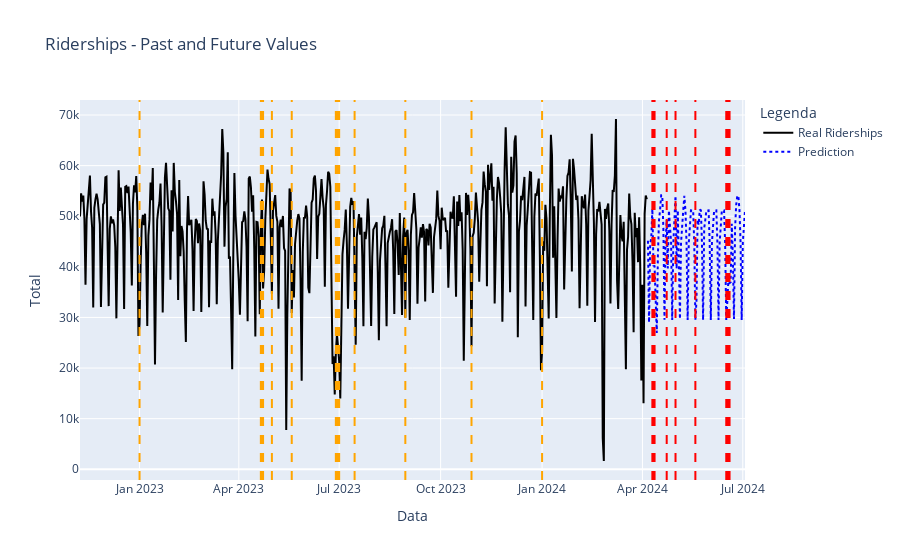

The code cell stored with this chart in its notebook:
### Markdown cell above
The best model is train-test won't necessarily become the best for the reality. Let's try the  best according to MAE. Model 4

### Code cell
fig = make_subplots(rows=1, cols=1)

# Real traffic
fig.add_trace(go.Scatter(
    x=df.index, 
    y=df['TI_Av'], 
    mode='lines', 
    name="Real Riderships", 
    line=dict(color='black'),
    hovertemplate='<b>Data:</b> %{x|%d-%m-%Y}<br><b>Ridership - Historic </b> %{y}<extra></extra>'
))

# Prediction
fig.add_trace(go.Scatter(
    x=forecast.index, 
    y=forecast,  
    mode='lines', 
    name="Prediction", 
    line=dict(color='blue', dash='dot'),
    hovertemplate='<b>Data:</b> %{x|%d-%m-%Y}<br><b>Prediction:</b> %{y}<extra></extra>'
))

# Holidays
feriados = df_forecast[df_forecast['Holiday'] == 1].index
for data in feriados:
    fig.add_vline(x=data, line_width=2, line_color='red', line_dash='dash')

feriados = df[df['Holiday'] == 1].index
for data in feriados:
    fig.add_vline(x=data, line_width=2, line_color='orange', line_dash='dash')    

# Layout
fig.update_layout(
    title="Riderships - Past and Future Values",
    xaxis_title="Data",
    yaxis_title="Total",
    legend_title="Legenda",
    hovermode='x unified',
    xaxis=dict(type='date')  # Garantir que o eixo X seja de datas
)

fig.show()

### Figure 1 — Plotly figure (JSON) as saved in the notebook; plotly's stock layout.template omitted (floating-point values rounded to 4 significant figures; data arrays with more than 128 entries replaced by an {"elided": "..."} marker saying what was removed)
{"data": [{"hovertemplate": "<b>Data:</b> %{x|%d-%m-%Y}<br><b>Ridership - Historic </b> %{y}<extra></extra>", "line": {"color": "black"}, "mode": "lines", "name": "Real Riderships", "type": "scatter", "x": {"elided": "515 str values"}, "y": {"elided": "515 int values"}}, {"hovertemplate": "<b>Data:</b> %{x|%d-%m-%Y}<br><b>Prediction:</b> %{y}<extra></extra>", "line": {"color": "blue", "dash": "dot"}, "mode": "lines", "name": "Prediction", "type": "scatter", "x": ["2024-04-06T00:00:00.000000000", "2024-04-07T00:00:00.000000000", "2024-04-08T00:00:00.000000000", "2024-04-09T00:00:00.000000000", "2024-04-10T00:00:00.000000000", "2024-04-11T00:00:00.000000000", "2024-04-12T00:00:00.000000000", "2024-04-13T00:00:00.000000000", "2024-04-14T00:00:00.000000000", "2024-04-15T00:00:00.000000000", "2024-04-16T00:00:00.000000000", "2024-04-17T00:00:00.000000000", "2024-04-18T00:00:00.000000000", "2024-04-19T00:00:00.000000000", "2024-04-20T00:00:00.000000000", "2024-04-21T00:00:00.000000000", "2024-04-22T00:00:00.000000000", "2024-04-23T00:00:00.000000000", "2024-04-24T00:00:00.000000000", "2024-04-25T00:00:00.000000000", "2024-04-26T00:00:00.000000000", "2024-04-27T00:00:00.000000000", "2024-04-28T00:00:00.000000000", "2024-04-29T00:00:00.000000000", "2024-04-30T00:00:00.000000000", "2024-05-01T00:00:00.000000000", "2024-05-02T00:00:00.000000000", "2024-05-03T00:00:00.000000000", "2024-05-04T00:00:00.000000000", "2024-05-05T00:00:00.000000000", "2024-05-06T00:00:00.000000000", "2024-05-07T00:00:00.000000000", "2024-05-08T00:00:00.000000000", "2024-05-09T00:00:00.000000000", "2024-05-10T00:00:00.000000000", "2024-05-11T00:00:00.000000000", "2024-05-12T00:00:00.000000000", "2024-05-13T00:00:00.000000000", "2024-05-14T00:00:00.000000000", "2024-05-15T00:00:00.000000000", "2024-05-16T00:00:00.000000000", "2024-05-17T00:00:00.000000000", "2024-05-18T00:00:00.000000000", "2024-05-19T00:00:00.000000000", "2024-05-20T00:00:00.000000000", "2024-05-21T00:00:00.000000000", "2024-05-22T00:00:00.000000000", "2024-05-23T00:00:00.000000000", "2024-05-24T00:00:00.000000000", "2024-05-25T00:00:00.000000000", "2024-05-26T00:00:00.000000000", "2024-05-27T00:00:00.000000000", "2024-05-28T00:00:00.000000000", "2024-05-29T00:00:00.000000000", "2024-05-30T00:00:00.000000000", "2024-05-31T00:00:00.000000000", "2024-06-01T00:00:00.000000000", "2024-06-02T00:00:00.000000000", "2024-06-03T00:00:00.000000000", "2024-06-04T00:00:00.000000000", "2024-06-05T00:00:00.000000000", "2024-06-06T00:00:00.000000000", "2024-06-07T00:00:00.000000000", "2024-06-08T00:00:00.000000000", "2024-06-09T00:00:00.000000000", "2024-06-10T00:00:00.000000000", "2024-06-11T00:00:00.000000000", "2024-06-12T00:00:00.000000000", "2024-06-13T00:00:00.000000000", "2024-06-14T00:00:00.000000000", "2024-06-15T00:00:00.000000000", "2024-06-16T00:00:00.000000000", "2024-06-17T00:00:00.000000000", "2024-06-18T00:00:00.000000000", "2024-06-19T00:00:00.000000000", "2024-06-20T00:00:00.000000000", "2024-06-21T00:00:00.000000000", "2024-06-22T00:00:00.000000000", "2024-06-23T00:00:00.000000000", "2024-06-24T00:00:00.000000000", "2024-06-25T00:00:00.000000000", "2024-06-26T00:00:00.000000000", "2024-06-27T00:00:00.000000000", "2024-06-28T00:00:00.000000000", "2024-06-29T00:00:00.000000000", "2024-06-30T00:00:00.000000000", "2024-07-01T00:00:00.000000000", "2024-07-02T00:00:00.000000000", "2024-07-03T00:00:00.000000000"], "y": [45170.0, 29010.0, 44450.0, 45730.0, 51470.0, 40260.0, 40130.0, 30460.0, 26930.0, 42140.0, 49160.0, 51250.0, 54140.0, 54150.0, 47510.0, 29530.0, 44740.0, 49270.0, 39660.0, 51140.0, 48330.0, 44750.0, 29500.0, 44720.0, 49290.0, 54050.0, 39620.0, 51160.0, 41710.0, 29690.0, 44710.0, 49290.0, 51150.0, 54020.0, 51160.0, 44550.0, 29490.0, 44710.0, 49290.0, 51150.0, 51120.0, 51150.0, 44550.0, 29490.0, 33200.0, 49290.0, 48310.0, 51310.0, 51150.0, 44550.0, 29490.0, 47610.0, 49290.0, 51150.0, 51120.0, 51150.0, 44550.0, 29490.0, 44710.0, 49290.0, 51150.0, 51120.0, 51150.0, 44550.0, 29490.0, 44710.0, 49290.0, 51150.0, 51120.0, 51150.0, 44550.0, 29490.0, 33200.0, 37790.0, 36800.0, 36970.0, 48510.0, 41900.0, 29680.0, 47610.0, 52190.0, 54050.0, 54020.0, 51150.0, 44550.0, 29490.0, 44710.0, 49290.0, 51150.0]}], "layout": {"hovermode": "x unified", "legend": {"title": {"text": "Legenda"}}, "shapes": [{"line": {"color": "red", "dash": "dash", "width": 2}, "type": "line", "x0": "2024-04-10T00:00:00", "x1": "2024-04-10T00:00:00", "xref": "x", "y0": 0, "y1": 1, "yref": "y domain"}, {"line": {"color": "red", "dash": "dash", "width": 2}, "type": "line", "x0": "2024-04-11T00:00:00", "x1": "2024-04-11T00:00:00", "xref": "x", "y0": 0, "y1": 1, "yref": "y domain"}, {"line": {"color": "red", "dash": "dash", "width": 2}, "type": "line", "x0": "2024-04-12T00:00:00", "x1": "2024-04-12T00:00:00", "xref": "x", "y0": 0, "y1": 1, "yref": "y domain"}, {"line": {"color": "red", "dash": "dash", "width": 2}, "type": "line", "x0": "2024-04-23T00:00:00", "x1": "2024-04-23T00:00:00", "xref": "x", "y0": 0, "y1": 1, "yref": "y domain"}, {"line": {"color": "red", "dash": "dash", "width": 2}, "type": "line", "x0": "2024-05-01T00:00:00", "x1": "2024-05-01T00:00:00", "xref": "x", "y0": 0, "y1": 1, "yref": "y domain"}, {"line": {"color": "red", "dash": "dash", "width": 2}, "type": "line", "x0": "2024-05-19T00:00:00", "x1": "2024-05-19T00:00:00", "xref": "x", "y0": 0, "y1": 1, "yref": "y domain"}, {"line": {"color": "red", "dash": "dash", "width": 2}, "type": "line", "x0": "2024-06-16T00:00:00", "x1": "2024-06-16T00:00:00", "xref": "x", "y0": 0, "y1": 1, "yref": "y domain"}, {"line": {"color": "red", "dash": "dash", "width": 2}, "type": "line", "x0": "2024-06-17T00:00:00", "x1": "2024-06-17T00:00:00", "xref": "x", "y0": 0, "y1": 1, "yref": "y domain"}, {"line": {"color": "red", "dash": "dash", "width": 2}, "type": "line", "x0": "2024-06-18T00:00:00", "x1": "2024-06-18T00:00:00", "xref": "x", "y0": 0, "y1": 1, "yref": "y domain"}, {"line": {"color": "red", "dash": "dash", "width": 2}, "type": "line", "x0": "2024-06-19T00:00:00", "x1": "2024-06-19T00:00:00", "xref": "x", "y0": 0, "y1": 1, "yref": "y domain"}, {"line": {"color": "orange", "dash": "dash", "width": 2}, "type": "line", "x0": "2023-01-01T00:00:00", "x1": "2023-01-01T00:00:00", "xref": "x", "y0": 0, "y1": 1, "yref": "y domain"}, {"line": {"color": "orange", "dash": "dash", "width": 2}, "type": "line", "x0": "2023-04-21T00:00:00", "x1": "2023-04-21T00:00:00", "xref": "x", "y0": 0, "y1": 1, "yref": "y domain"}, {"line": {"color": "orange", "dash": "dash", "width": 2}, "type": "line", "x0": "2023-04-22T00:00:00", "x1": "2023-04-22T00:00:00", "xref": "x", "y0": 0, "y1": 1, "yref": "y domain"}, {"line": {"color": "orange", "dash": "dash", "width": 2}, "type": "line", "x0": "2023-04-23T00:00:00", "x1": "2023-04-23T00:00:00", "xref": "x", "y0": 0, "y1": 1, "yref": "y domain"}, {"line": {"color": "orange", "dash": "dash", "width": 2}, "type": "line", "x0": "2023-05-01T00:00:00", "x1": "2023-05-01T00:00:00", "xref": "x", "y0": 0, "y1": 1, "yref": "y domain"}, {"line": {"color": "orange", "dash": "dash", "width": 2}, "type": "line", "x0": "2023-05-19T00:00:00", "x1": "2023-05-19T00:00:00", "xref": "x", "y0": 0, "y1": 1, "yref": "y domain"}, {"line": {"color": "orange", "dash": "dash", "width": 2}, "type": "line", "x0": "2023-06-28T00:00:00", "x1": "2023-06-28T00:00:00", "xref": "x", "y0": 0, "y1": 1, "yref": "y domain"}, {"line": {"color": "orange", "dash": "dash", "width": 2}, "type": "line", "x0": "2023-06-29T00:00:00", "x1": "2023-06-29T00:00:00", "xref": "x", "y0": 0, "y1": 1, "yref": "y domain"}, {"line": {"color": "orange", "dash": "dash", "width": 2}, "type": "line", "x0": "2023-06-30T00:00:00", "x1": "2023-06-30T00:00:00", "xref": "x", "y0": 0, "y1": 1, "yref": "y domain"}, {"line": {"color": "orange", "dash": "dash", "width": 2}, "type": "line", "x0": "2023-07-01T00:00:00", "x1": "2023-07-01T00:00:00", "xref": "x", "y0": 0, "y1": 1, "yref": "y domain"}, {"line": {"color": "orange", "dash": "dash", "width": 2}, "type": "line", "x0": "2023-07-15T00:00:00", "x1": "2023-07-15T00:00:00", "xref": "x", "y0": 0, "y1": 1, "yref": "y domain"}, {"line": {"color": "orange", "dash": "dash", "width": 2}, "type": "line", "x0": "2023-08-30T00:00:00", "x1": "2023-08-30T00:00:00", "xref": "x", "y0": 0, "y1": 1, "yref": "y domain"}, {"line": {"color": "orange", "dash": "dash", "width": 2}, "type": "line", "x0": "2023-10-29T00:00:00", "x1": "2023-10-29T00:00:00", "xref": "x", "y0": 0, "y1": 1, "yref": "y domain"}, {"line": {"color": "orange", "dash": "dash", "width": 2}, "type": "line", "x0": "2024-01-01T00:00:00", "x1": "2024-01-01T00:00:00", "xref": "x", "y0": 0, "y1": 1, "yref": "y domain"}], "title": {"text": "Riderships - Past and Future Values"}, "xaxis": {"anchor": "y", "domain": [0, 1], "title": {"text": "Data"}, "type": "date"}, "yaxis": {"anchor": "x", "domain": [0, 1], "title": {"text": "Total"}}}}
